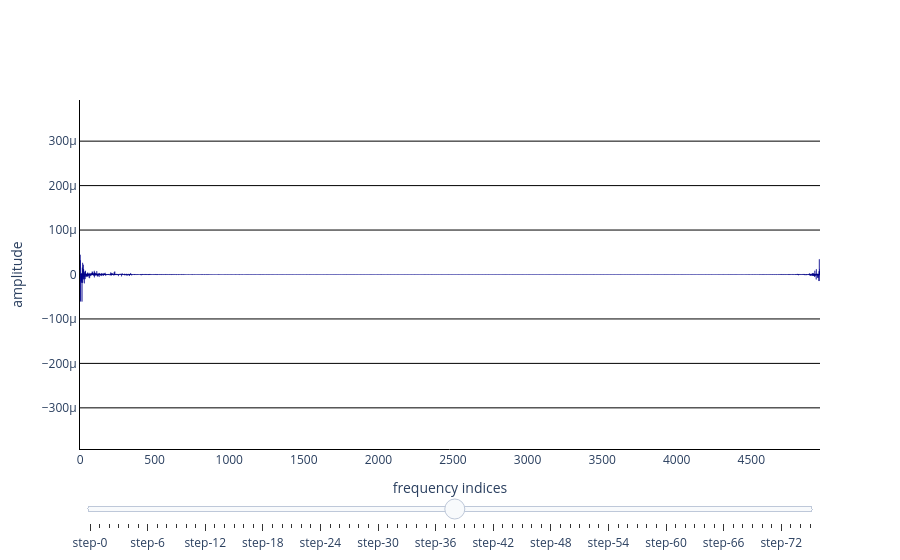

Write notebook code for a chart like this one.
### Code cell
spec = cst@stc.data
mm.viz.plot_spectrum(spec, stc.times)
